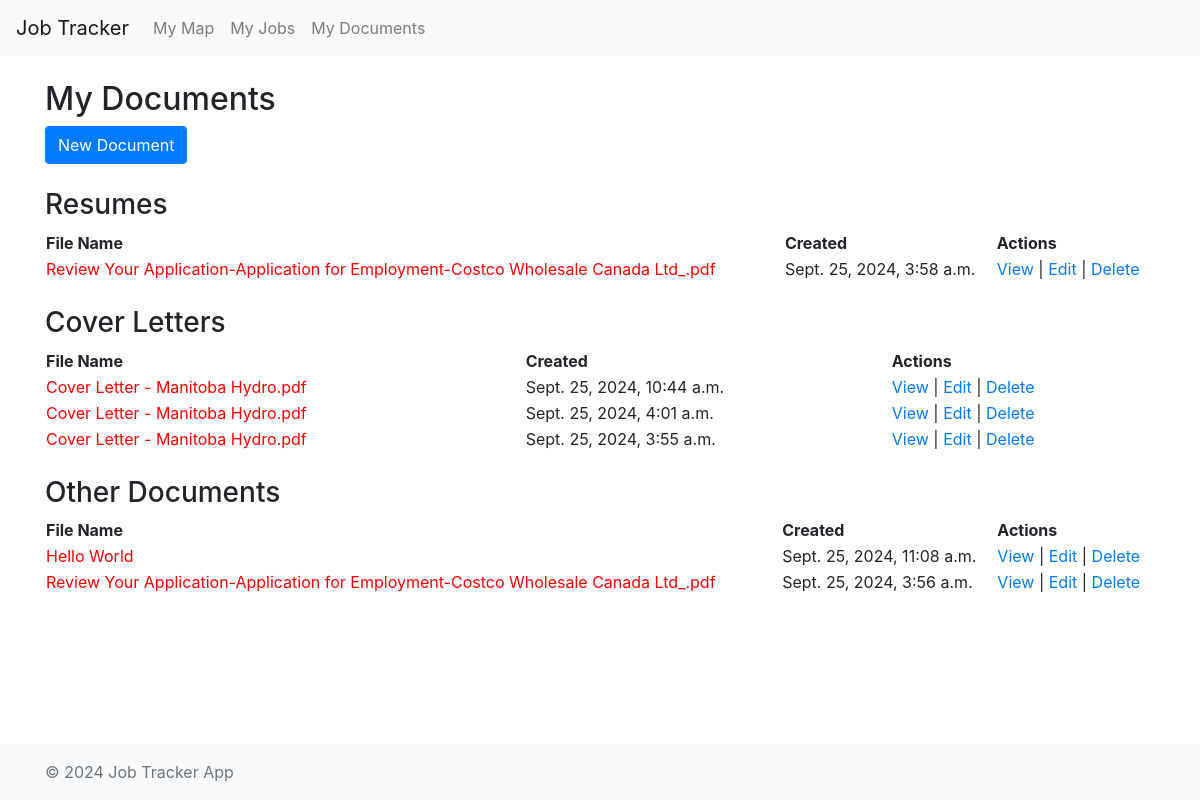
/documents/, run on an earlier commit of the app's database.
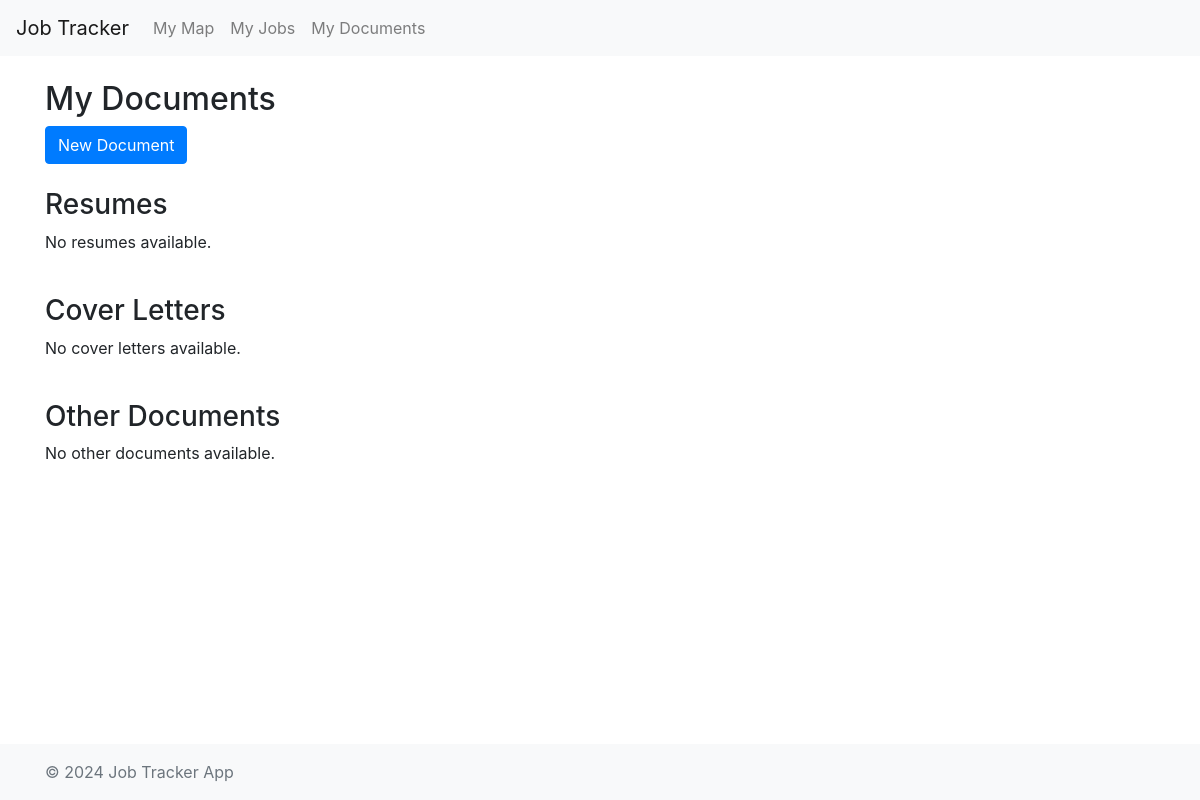
And on a later commit of the database.
### tracker/models.py (models this page shows, shortened)
class Document(models.Model):
    DOCUMENT_TYPE_CHOICES = [
        ('resume', 'Resume'),
        ('cover_letter', 'Cover Letter'),
        ('other', 'Other'),
    ]
    document_type = models.CharField(max_length=20, choices=DOCUMENT_TYPE_CHOICES)
    document_name = models.CharField(max_length=255, blank=True, null=True)
    file = models.FileField(upload_to='documents/', blank=True, null=True)
    text_content = models.TextField(blank=True, null=True)
    date_uploaded = models.DateTimeField(default=timezone.now)

### tracker/views.py (the view)
# urls.py: path('documents/', views.view_all_documents, name='view_all_documents'),
def view_all_documents(request):
    resumes = Document.objects.filter(document_type='resume').order_by('-date_uploaded')
    cover_letters = Document.objects.filter(document_type='cover_letter').order_by('-date_uploaded')
    others = Document.objects.filter(document_type='other').order_by('-date_uploaded')
    return render(request, 'tracker/view_all_documents.html', {
        'resumes': resumes,
        'cover_letters': cover_letters,
        'others': others,
    })

### tracker/templates/tracker/view_all_documents.html
{% extends 'tracker/base.html' %}
{% block content %}
<h2>My Documents</h2>
<a href="{% url 'create_document' %}" class="btn btn-primary">New Document</a>
<br>
<br>
<div class="document-section"  style="width: 100%;">
    <h3>Resumes</h3>
    {% if resumes %}
    <table style="width: 100%;">
        <tr>
            <th>File Name</th>
            <th>Created</th>
            <th>Actions</th>
        </tr>
        {% for document in resumes %}
        <tr>
            <td style="color: red">{{ document.document_name }}</td>
            <td>{{ document.date_uploaded }}</td>
            <td>
                <a href="{% url 'view_document' document.id %}">View</a> |
                <a href="{% url 'edit_document' document.id %}">Edit</a> |
                <a href="{% url 'delete_document' document.id %}">Delete</a>
            </td>
        </tr>
        {% endfor %}
    </table>
    {% else %}
        <p>No resumes available.</p>
    {% endif %}
</div>
<br>
<div class="document-section" style="width: 100%;">
    <h3>Cover Letters</h3>
    {% if cover_letters %}
    <table style="width: 100%;">
        <tr>
            <th>File Name</th>
            <th>Created</th>
            <th>Actions</th>
        </tr>
        {% for document in cover_letters %}
        <tr>
            <td style="color: red">{{ document.document_name }}</td>
            <td>{{ document.date_uploaded }}</td>
            <td>
                <a href="{% url 'view_document' document.id %}">View</a> |
                <a href="{% url 'edit_document' document.id %}">Edit</a> |
                <a href="{% url 'delete_document' document.id %}">Delete</a>
            </td>
        </tr>
        {% endfor %}
    </table>
    {% else %}
        <p>No cover letters available.</p>
    {% endif %}
</div>
<br>
<div class="document-section" style="width: 100%;">
    <h3>Other Documents</h3>
    {% if others %}
    <table style="width: 100%;">
        <tr>
            <th>File Name</th>
            <th>Created</th>
            <th>Actions</th>
        </tr>
        {% for document in others %}
        <tr>
            <td style="color: red">{{ document.document_name }}</td>
            <td>{{ document.date_uploaded }}</td>
            <td>
                <a href="{% url 'view_document' document.id %}">View</a> |
                <a href="{% url 'edit_document' document.id %}">Edit</a> |
                <a href="{% url 'delete_document' document.id %}">Delete</a>
            </td>
        </tr>
        {% endfor %}
    </table>
    {% else %}
        <p>No other documents available.</p>
    {% endif %}
</div>
{% endblock %}

What changed in the data, as far as the page shows it:
removed Document: document_name "Review Your Application-Application for Employment-Costco Wholesale Canada Ltd_.pdf", date_uploaded "Sept. 25, 2024, 3:58 a.m.", shown under "Resumes"
removed Document: document_name "Cover Letter - Manitoba Hydro.pdf", date_uploaded "Sept. 25, 2024, 10:44 a.m.", shown under "Cover Letters"
removed Document: document_name "Cover Letter - Manitoba Hydro.pdf", date_uploaded "Sept. 25, 2024, 4:01 a.m.", shown under "Cover Letters"
removed Document: document_name "Cover Letter - Manitoba Hydro.pdf", date_uploaded "Sept. 25, 2024, 3:55 a.m.", shown under "Cover Letters"
removed Document: document_name "Hello World", date_uploaded "Sept. 25, 2024, 11:08 a.m.", shown under "Other Documents"
removed Document: document_name "Review Your Application-Application for Employment-Costco Wholesale Canada Ltd_.pdf", date_uploaded "Sept. 25, 2024, 3:56 a.m.", shown under "Other Documents"
Also different on the page:
text no longer shown: "File Name Created Actions File Name Created Actions File Name Created Actions"
text now shown: "No resumes available. No cover letters available. No other documents available."
